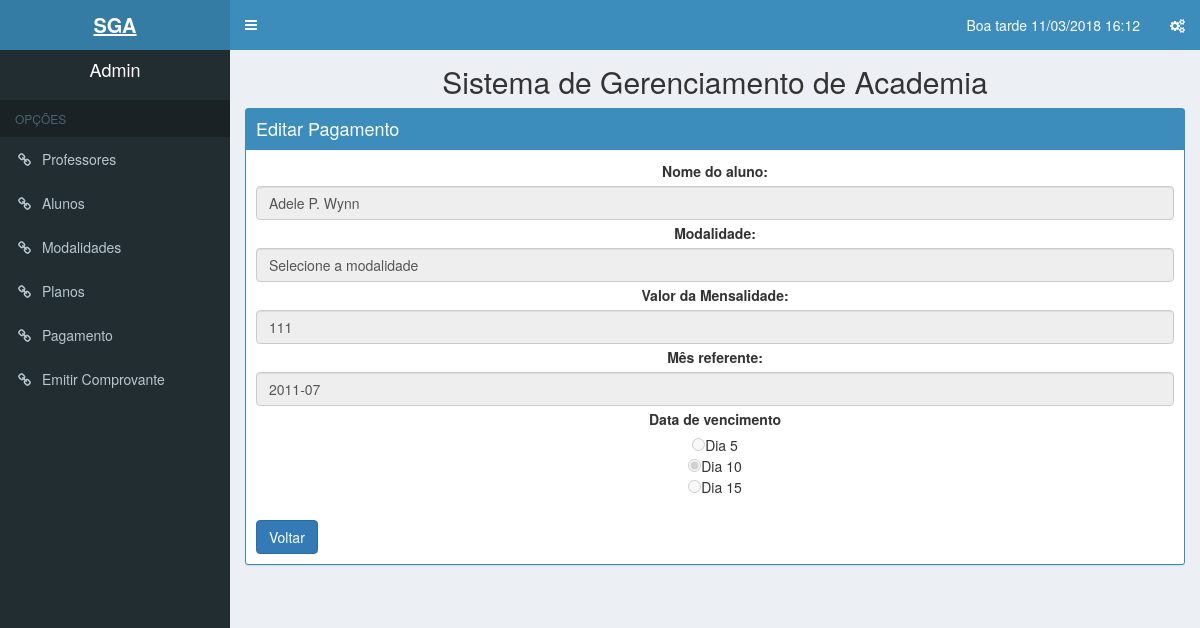
The page /Views/pagamentoPesq.php?cdpagamento=5 (signed in) on the database its author committed.
### tables this page shows
CREATE TABLE `pagamento` (
  `cd_pagamento` int(5) NOT NULL,
  `mes_referente` varchar(12) NOT NULL,
  `dt_vencimento` varchar(12) NOT NULL,
  `vl_mensalidade` int(6) NOT NULL,
  `nm_aluno` varchar(50) NOT NULL,
  `nm_modalidade` varchar(30) NOT NULL
);

### controllers/buscarPagamento.php (called while the page is built, shortened)
<?php
    $cdpagamento = isset($_GET['cdpagamento'])? (int) $_GET['cdpagamento']: null;
    $PDO = db_connect();
    $sql = "SELECT
            nm_aluno,
            nm_modalidade,
            vl_mensalidade,
            dt_vencimento,
            mes_referente
            FROM pagamento
            WHERE cd_pagamento = '$cdpagamento'";
    $stmt = $PDO->prepare($sql);
    $stmt->bindParam(':cdpagamento', $cdpagamento, PDO::PARAM_INT);
    $stmt->execute();
    $user = $stmt->fetch(PDO::FETCH_ASSOC);
?>

### Views/pagamentoPesq.php (the view, shortened to what this page needs)
<?php
include ('../controllers/buscarPagamento.php');
if ($_SESSION['user_status'] == 1) {
    include ('header.php');
} elseif ($_SESSION['user_status'] == 2) {
    include ('headerAtendente.php');
} elseif ($_SESSION['user_status'] == 3) {
    include ('headerProfessor.php');
}
?>
<h2 class="center">Sistema de Gerenciamento de Academia</h2>
<div class="box box-solid box-primary">
    <div class="box-header with-border">
        <h3 class="box-title">Editar Pagamento</h3>
    </div>
    <div class="box-body">
        <form action="../controllers/editarPagamento.php" method="POST"  align='middle'>
            <div class="form-group">
                <label for="nomealuno">Nome do aluno:</label>
                <input readonly="true" required="required" class="form-control" type="text"
                       id="nomealuno" name="nomealuno" value="<?php echo $user['nm_aluno']; ?>" />
            </div>
            <div class="form-group">
                <label for="moda">Modalidade:</label>
                <input readonly="true" required="required" class="form-control" type="text"
                       id="moda" name="moda" value="<?php echo $user['nm_modalidade']; ?>" />
            </div>
            <div class="form-group">
                <label for="valormensalidade">Valor da Mensalidade:</label>
                <input readonly="true" required="required" class="form-control" type="text"
                       id="valormensalidade" name="valormensalidade" value="<?php echo $user['vl_mensalidade']; ?>" />
            </div>
            <div class="form-group">
                <label for="mesreferente">Mês referente:</label>
                <input readonly="true" required="required" type="text" class="form-control"
                       id="mesreferente" name="mesreferente" value="<?php echo $user['mes_referente']; ?>"/>
            </div>
            <div class="form-group">
                <label for="dtvencimento">Data de vencimento</label></br>
                <input  disabled="disable" required="required" type="radio" id="dtvencimento" name="dtvencimento" value="dia 5" <?php if ($user['dt_vencimento'] == 'dia 5') {
    echo "checked";
} ?>/>Dia 5</br>
                <input disabled="disable" readonly="true" type="radio" id="dtvencimento" name="dtvencimento" value="dia 10" <?php if ($user['dt_vencimento'] == 'dia 10') {
    echo "checked";
} ?>/>Dia 10</br>
                <input disabled="disable" readonly="true" type="radio" id="dtvencimento" name="dtvencimento" value="dia 15"<?php if ($user['dt_vencimento'] == 'dia 15') {
    echo "checked";
} ?>/>Dia 15</br>
            </div>
        </form>
        <a href="pagamento.php"><button class="btn btn-primary" id="voltar" >Voltar</button></a>
    </div>
</div>
<?php include 'footer.php'; ?>

### rows shown on the page
pagamento: nomealuno "Adele P. Wynn", moda "Selecione a modalidade", valormensalidade "111", mesreferente "2011-07", dt_vencimento "☐ Data de vencimento", dt_vencimento "☑"

### other values the page prints
dataatual() "Boa tarde 11/03/2018 16:12"
$_SESSION['user_name'] "Admin"
